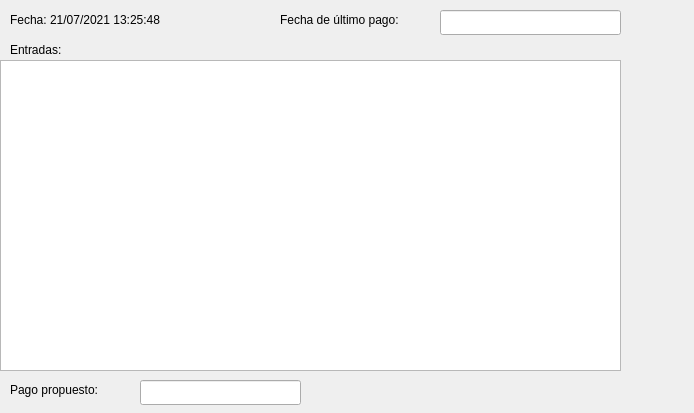
<?xml version="1.0" encoding="UTF-8"?>
<ui version="4.0">
 <class>egresos_consultorio2</class>
 <widget class="QWidget" name="egresos_consultorio2">
  <property name="geometry">
   <rect>
    <x>0</x>
    <y>0</y>
    <width>694</width>
    <height>413</height>
   </rect>
  </property>
  <property name="windowTitle">
   <string>Estimación C2</string>
  </property>
  <property name="windowIcon">
   <iconset>
    <normaloff>img/logo2.png</normaloff>img/logo2.png</iconset>
  </property>
  <widget class="QLabel" name="label_9">
   <property name="geometry">
    <rect>
     <x>640</x>
     <y>340</y>
     <width>51</width>
     <height>71</height>
    </rect>
   </property>
   <property name="text">
    <string/>
   </property>
   <property name="pixmap">
    <pixmap>img/logo2.png</pixmap>
   </property>
  </widget>
  <widget class="QLabel" name="label_4">
   <property name="geometry">
    <rect>
     <x>10</x>
     <y>10</y>
     <width>211</width>
     <height>19</height>
    </rect>
   </property>
   <property name="text">
    <string>Fecha: 21/07/2021 13:25:48</string>
   </property>
  </widget>
  <widget class="QLabel" name="label">
   <property name="geometry">
    <rect>
     <x>10</x>
     <y>40</y>
     <width>171</width>
     <height>19</height>
    </rect>
   </property>
   <property name="text">
    <string>Entradas:</string>
   </property>
  </widget>
  <widget class="QLabel" name="label_2">
   <property name="geometry">
    <rect>
     <x>280</x>
     <y>10</y>
     <width>181</width>
     <height>19</height>
    </rect>
   </property>
   <property name="text">
    <string>Fecha de último pago:</string>
   </property>
  </widget>
  <widget class="QLineEdit" name="lineEdit">
   <property name="geometry">
    <rect>
     <x>440</x>
     <y>10</y>
     <width>181</width>
     <height>25</height>
    </rect>
   </property>
  </widget>
  <widget class="QLineEdit" name="lineEdit_2">
   <property name="geometry">
    <rect>
     <x>140</x>
     <y>380</y>
     <width>161</width>
     <height>25</height>
    </rect>
   </property>
  </widget>
  <widget class="QLabel" name="label_3">
   <property name="geometry">
    <rect>
     <x>10</x>
     <y>380</y>
     <width>151</width>
     <height>19</height>
    </rect>
   </property>
   <property name="text">
    <string>Pago propuesto:</string>
   </property>
  </widget>
  <widget class="QTextBrowser" name="textBrowser">
   <property name="geometry">
    <rect>
     <x>0</x>
     <y>60</y>
     <width>621</width>
     <height>311</height>
    </rect>
   </property>
  </widget>
 </widget>
 <resources/>
 <connections/>
</ui>
